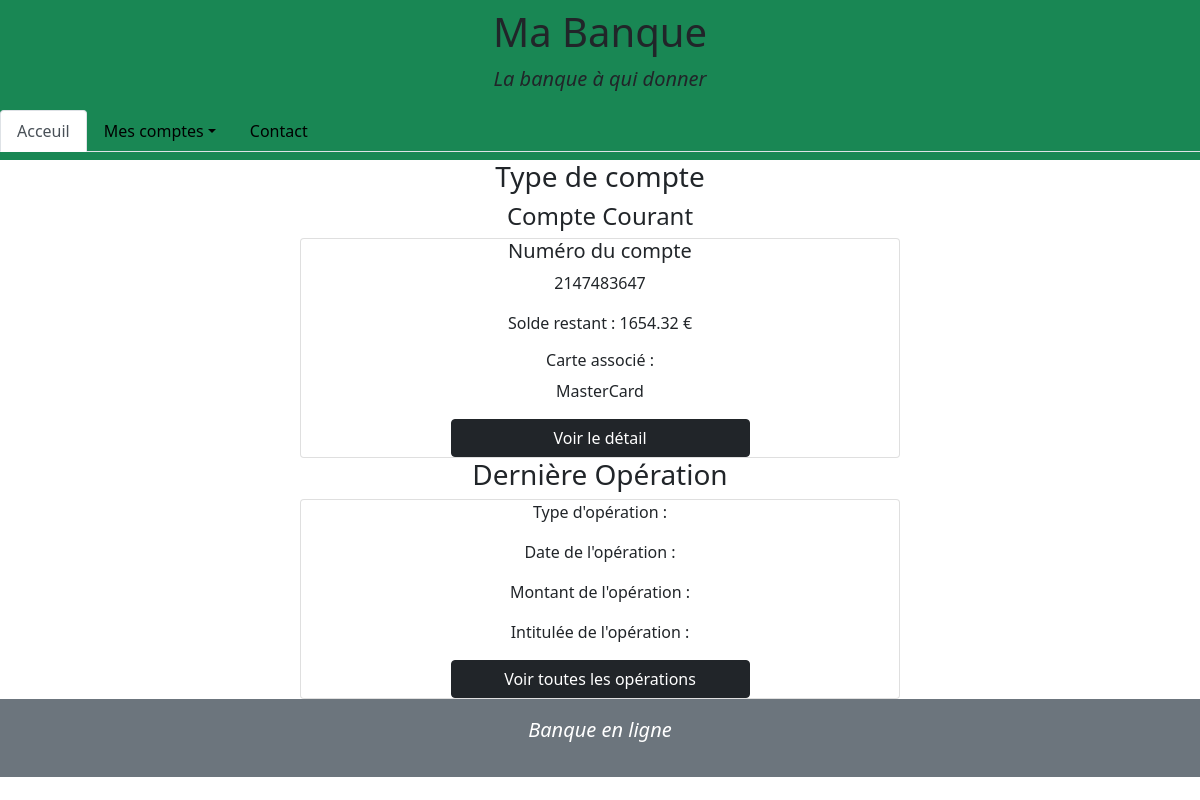
/singleAccount.php?id=4 (signed in), run on an earlier commit of the app's database.
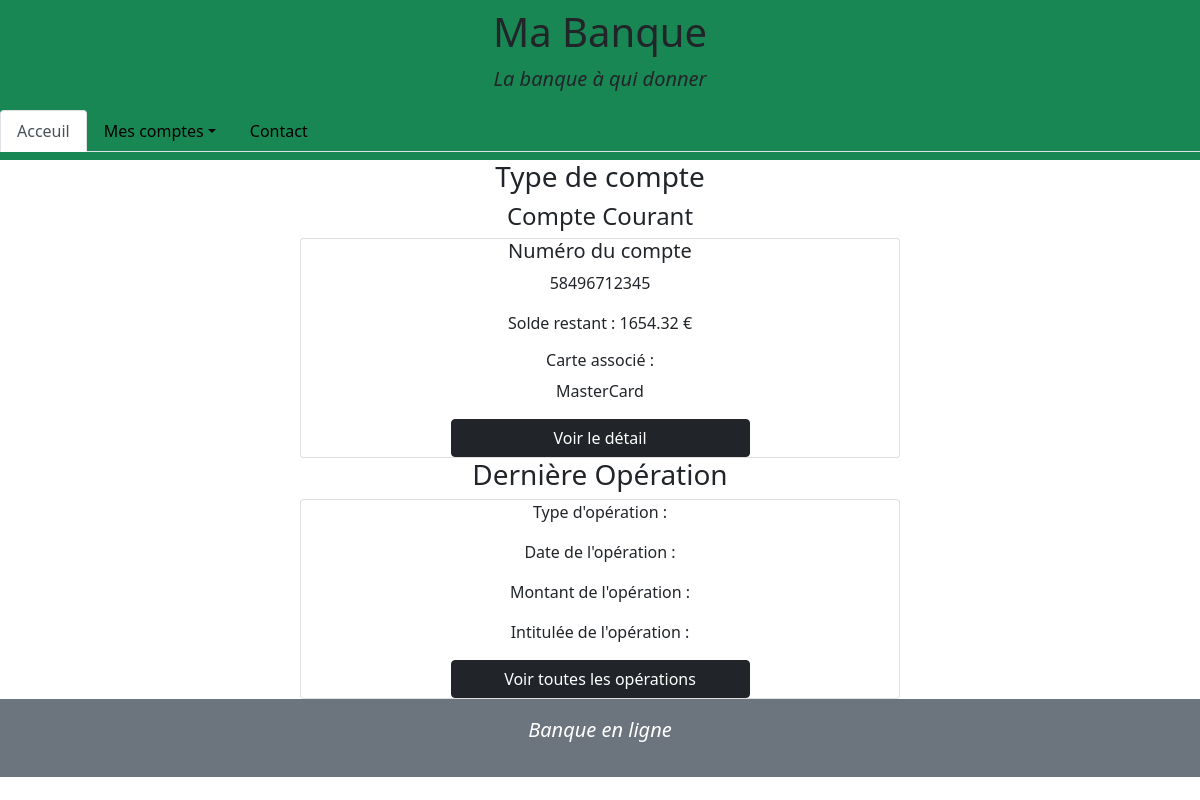
And on a later commit of the database.
### tables this page shows
CREATE TABLE credit_card (
    id INT UNSIGNED NOT NULL AUTO_INCREMENT,
    account_id INT UNSIGNED NOT NULL,
    card_number VARCHAR(16) NOT NULL,
    crypto INT(3) NOT NULL,
    card_type VARCHAR(15) NOT NULL,
    payement_perm INT(5) NOT NULL,
    debit_perm INT(5) NOT NULL,
    without_contact VARCHAR(5) NOT NULL,
    code INT(4) NOT NULL,
    PRIMARY KEY (id),
    FOREIGN KEY (account_id) REFERENCES account(id)
);

CREATE TABLE account (
    id INT UNSIGNED NOT NULL AUTO_INCREMENT,
    account_type VARCHAR(50) NOT NULL,
    create_date TIMESTAMP NOT NULL,
    account_number VARCHAR(11) NOT NULL,
    amount DECIMAL(10,2) NOT NULL,
    uncover_permission INT(20),
    customer_id INT UNSIGNED NOT NULL,
    PRIMARY KEY (id),
    FOREIGN KEY (customer_id) REFERENCES customer(id)
);

### singleAccount.php (called while the page is built, shortened)
<?php
require "model/connexion.php";
require "model/accounts.php";
if(isset($_GET["id"]) && !empty($_GET["id"])) {
    $account = getAccount($db, $_GET["id"]);
}
else {
    header("Location:index.php");
}
include "view/singleAccountView.php"
?>

### model/accounts.php (called while the page is built, shortened)
<?php
function getAccount(PDO $db, int $id) {
    $query = $db->prepare(
        "SELECT * FROM account AS a
        LEFT JOIN credit_card AS c
        ON  c.account_id = a.id
        WHERE a.id=:id"
    );
    $query->execute([
        "id" => $id
    ]);
    $result = $query->fetchAll(PDO::FETCH_ASSOC);
    return $result;
}
?>

### view/singleAccountView.php (the view)
<?php
    include "view/layout/header.php"
?>
<div class="text-center">
<h3>Type de compte</h3>
<h4><?php echo $account[0]["account_type"];?></h4>
<div class="card w-50 text-center mx-auto">
    <h5>Numéro du compte</h5>
    <p><?php echo $account[0]["account_number"];?></p>
    <p>Solde restant : <?php echo $account[0]["amount"];?> €</p>
    <h6>Carte associé :</h6>
    <p><?php echo $account[0]["card_type"];?></p>
<a class="btn btn-dark w-50 mx-auto" href="singleCard.php?id=<?php echo $account[0]["id"]?>">Voir le détail</a>
</div>
<h3>Dernière Opération</h3>
    <div class= "card w-50 text-center mx-auto">
        <p>Type d'opération : <?php echo $lastOperation[0]["operation_type"];?> </p>
        <p>Date de l'opération : <?php echo $lastOperation[0]["operation_date"];?> </p>
        <p>Montant de l'opération : <?php echo $lastOperation[0]["operation_amount"];?> </p>
        <p>Intitulée de l'opération : <?php echo $lastOperation[0]["label"];?> </p>
        <a class="btn btn-dark w-50 mx-auto" href="allOperations.php?id=<?php echo $_GET["id"]?>">Voir toutes les opérations</a>
    </div>
    </div>
<?php
    include "view/layout/footer.php";
?>

What changed in the data, as far as the page shows it:
changed credit_card "MasterCard": account.account_number "2147483647" → "58496712345"
